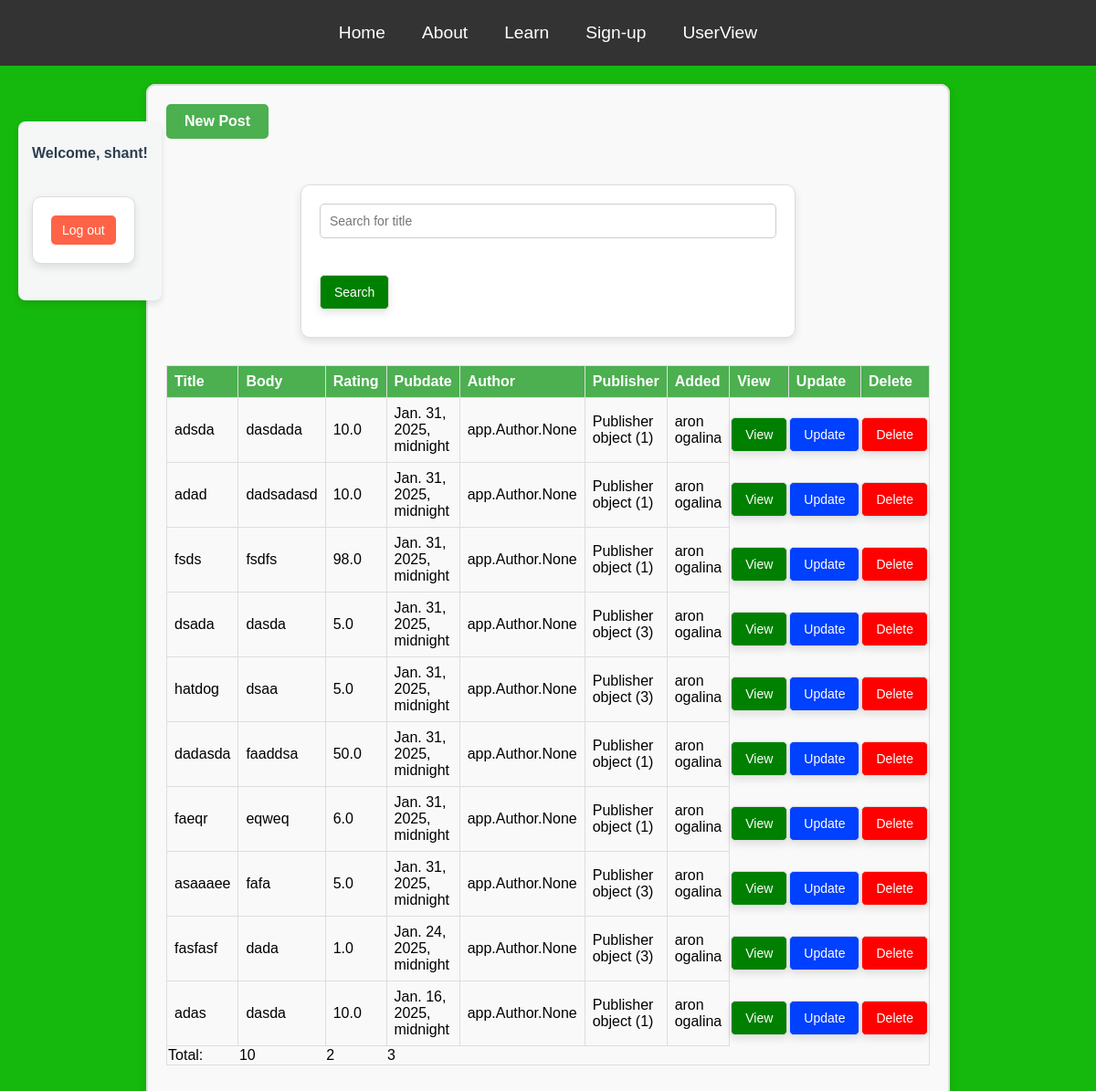
The page /content-list/ (signed in) on the database its author committed.
### accounts/models.py (models this page shows)
class CustomUser(AbstractUser):
    age = models.IntegerField(null=True, blank=True)
    phone_number = models.CharField(max_length=20, null=True, blank=True)

### app/models.py (models this page shows, shortened)
class Content(models.Model):
    title = models.CharField(max_length=100)
    user = models.ForeignKey(settings.AUTH_USER_MODEL, on_delete=models.CASCADE)
    body = models.TextField()
    rating = models.FloatField()
    pub_date = models.DateTimeField()
    author = models.ManyToManyField(Author)
    publisher = models.ForeignKey("Publisher", on_delete=models.CASCADE)

class Publisher(models.Model):
    name = models.CharField(max_length=50)
    address = models.CharField(max_length=50)

class Author(models.Model):
    first_name = models.CharField(max_length=50)
    last_name = models.CharField(max_length=50)

### app/views.py (the view)
# urls.py: path('content-list/', ContentListView.as_view(), name='content'),
class ContentListView(LoginRequiredMixin, ListView):
    model = Content
    context_object_name = 'contents'
    template_name = 'app/content_list.html'
    def dispatch(self, request, *args, **kwargs):
        if not request.user.is_superuser:
            return redirect('usercontent')  # Redirect to 'usercontent' if not a superuser
        return super().dispatch(request, *args, **kwargs)
    def get_context_data(self, **kwargs):
        context = super().get_context_data(**kwargs)
        query = self.request.GET.get('q', '')
        if query:
            filtered_contents = Content.objects.filter(title__icontains=query).order_by('-pub_date')
        else:
            filtered_contents = Content.objects.all().order_by('-pub_date')
        context['contents'] = filtered_contents
        context['total_contents'] = filtered_contents.count()  # Filtered total
        context['total_authors'] = Author.objects.count()  # You can adjust this to count authors from filtered content
        context['total_publishers'] = Publisher.objects.count()  # Similarly for publishers
        User = get_user_model()
        context['total_users'] = User.objects.count()  # Adjust to reflect filtered content if needed
        context['search_query'] = query
        return context

### app/templates/app/content_list.html (shortened to what this page needs)
{% extends 'app/base.html' %}
{% load static %}
{% block content %}
<head>
</head>
{% if request.user.is_superuser %}
    <fieldset class="fieldset">
        <a class="newPost" href="{% url 'content_create' %}">New Post</a>
        <br>
        <form method="get" action="{% url 'content' %}">
            <label>
                <input type="text" name="q" placeholder="Search for title" value="{{ search_query }}">
            </label>
            <button type="submit" class="Edit">Search</button>
        </form>
        <table class="table">
            <thead>
                <tr class="tr">
                    <th class="th">Title</th>
                    <th class="th">Body</th>
                    <th class="th">Rating</th>
                    <th class="th">Pubdate</th>
                    <th class="th">Author</th>
                    <th class="th">Publisher</th>
                    <th class="th">Added</th>
                    <th class="th">View</th>
                    <th class="th">Update</th>
                    <th class="th">Delete</th>
                </tr>
            </thead>
            <tbody>
                {% for content in contents %}
                    <tr>
                        <td class="td">{{ content.title }}</td>
                        <td class="td">{{ content.body }}</td>
                        <td class="td">{{ content.rating }}</td>
                        <td class="td">{{ content.pub_date }}</td>
                        <td class="td">{{ content.author }}</td>
                        <td class="td">{{ content.publisher }}</td>
                        <td class="td">
                            {% for author in content.author.all %}
                                {{ author.first_name }} {{ author.last_name }}
                            {% endfor %}
                        </td>
                        <td><a class="Edit" href="{% url 'content_detail' content.pk %}">View</a></td>
                        <td><a class="blue-Update" href="{% url 'content_update' content.pk %}">Update</a></td>
                        <td><a class="Delete" href="{% url 'content_delete' content.pk %}">Delete</a></td>
                    </tr>
                {% empty %}
                    <tr>
                        <td colspan="100">No content found</td>
                    </tr>
                {% endfor %}
            </tbody>
            <tfoot>
                <tr>
                    <td>Total:</td>
                    <td>{{ total_contents }}</td>
                    <td>{{ total_authors }}</td>
                    <td>{{ total_publishers }}</td>
                </tr>
            </tfoot>
        </table>
    </fieldset>
{% endif %}
{% endblock content %}

### app/templates/app/base.html (shortened to what this page needs)
{%load static %}
<!DOCTYPE html>
<html lang="en">
<head>
    <link rel="stylesheet" href="{% static 'css/style.css' %}">
</head>
<body>
    {% include 'app/navbar.html' %}
    {% if user.is_authenticated %}
    <div class="welcome-message">
        <p class="greeting">Welcome, {{ user.username }}!</p>
        <form method="post" action="{% url 'logout' %}" class="logout-form">
            <button  href="{% url 'login' %}" type="submit" class="logout-btn">Log out</button>
        </form>
    </div>
{% else %}
    <div class="login-prompt">
        <p>Are you sure to log-out? <a href="{% url 'login' %}" class="login-link">Log-out</a></p>
    </div>
{% endif %}
    {% block content %}{% endblock %}
</body>
</html>

### app/templates/app/navbar.html
<header class="navbar">
    <a href="{% url 'home' %}">Home</a>
    <a href="{% url 'about' %}">About</a>
    <a href="{% url 'content' %}">Learn</a>
    <a href="{% url 'signup' %}">Sign-up</a>
    <a href="{% url 'usercontent' %}">UserView</a>
</header>

### static/css/style.css (style rules this page uses)
body { background: #5CDB95; }
h1, h2, p { color: #05386B; text-align: center; }
.table, .th, .td { border: 1px solid black; border-collapse: collapse; margin: 20px 0px 20px 0px; }
.newPost { text-align: center; font: bold; }
.navbar { display: flex; justify-content: center; background-color: #333; padding: 15px; }
.navbar a { color: white; text-decoration: none; padding: 10px 20px; font-size: 1.2rem; }
.fieldset { background-color: rgb(228, 228, 228); align-items: center; justify-content: center; }
body { font-family: Arial, sans-serif; background-color: #15b80c; margin: 0; padding: 0; }
fieldset { border: 2px solid #ddd; padding: 20px; margin: 20px; border-radius: 8px; background-color: #fff; box-shadow: 0 2px 10px rgba(0, 0, 0, 0.1); }
a { text-decoration: none; color: inherit; }
.newPost { display: inline-block; background-color: #4CAF50; color: white; padding: 10px 20px; border-radius: 4px; font-size: 16px; font-weight: bold; margin-bottom: 20px; transition: background-color 0.3s ease; }
.fieldset { width: 100%; margin: 20px auto; padding: 20px; border: 2px solid #ddd; border-radius: 10px; background-color: #f9f9f9; box-sizing: border-box; }
.newPost { display: inline-block; padding: 10px 20px; background-color: #4CAF50; color: white; font-size: 16px; font-weight: bold; text-decoration: none; border-radius: 5px; margin-bottom: 20px; }
.table { width: 100%; border-collapse: collapse; margin-top: 20px; max-width: 100%; }
.table, .th, .td { border: 1px solid #ddd; }
.th { background-color: #4CAF50; color: white; text-align: left; padding: 8px; }
.td { padding: 8px; text-align: left; }
.fieldset { border: 2px solid #ddd; border-radius: 10px; padding: 20px; max-width: 400px; width: 100%; }
.Edit { max-width: 800px; margin: 20px auto; padding: 20px; background-color: #fff; border-radius: 10px; box-shadow: 0 4px 8px rgba(0, 0, 0, 0.1); border: 1px solid #ddd; text-decoration: none; color: inherit; transition: color 0.3s ease; display: inline-block; margin-bottom: 10px; font-size: 14px; color: #fff; background-color: green; padding: 10px 15px; text-decoration: none; border-radius: 5px; transition: background-color 0.3s ease; }
.Delete { max-width: 800px; margin: 20px auto; padding: 20px; background-color: #fff; border-radius: 10px; box-shadow: 0 4px 8px rgba(0, 0, 0, 0.1); border: 1px solid #ddd; text-decoration: none; color: inherit; transition: color 0.3s ease; display: inline-block; margin-bottom: 10px; font-size: 14px; color: #fff; background-color: red; padding: 10px 15px; text-decoration: none; border-radius: 5px; transition: background-color 0.3s ease; }
.blue-Update { max-width: 800px; margin: 20px auto; padding: 20px; background-color: #fff; border-radius: 10px; box-shadow: 0 4px 8px rgba(0, 0, 0, 0.1); border: 1px solid #ddd; text-decoration: none; color: inherit; transition: color 0.3s ease; display: inline-block; margin-bottom: 10px; font-size: 14px; color: #fff; background-color: rgb(0, 64, 255); padding: 10px 15px; text-decoration: none; border-radius: 5px; transition: background-color 0.3s ease; }
form { max-width: 500px; margin: 30px auto; padding: 20px; background-color: #fff; border: 1px solid #ddd; border-radius: 10px; box-shadow: 0 4px 8px rgba(0, 0, 0, 0.1); }
form input[type="text"], form textarea, form select { width: 100%; padding: 10px; margin-bottom: 15px; border: 1px solid #ccc; border-radius: 5px; font-size: 14px; box-sizing: border-box; }
form label { font-weight: bold; margin-bottom: 5px; display: block; color: #555; }
.welcome-message { background-color: #f4f7f6; padding: 10px 15px; border-radius: 8px; max-width: 250px; margin: 10px; text-align: left; box-shadow: 0 4px 6px rgba(0, 0, 0, 0.1); position: absolute; top: 10%; left: 10px; }
.greeting { font-size: 16px; font-weight: 600; color: #2d3e50; margin-bottom: 8px; }
.logout-form { display: inline-block; }
.logout-btn { background-color: #ff6347; color: white; padding: 8px 12px; font-size: 14px; border: none; border-radius: 5px; cursor: pointer; transition: background-color 0.3s ease; }

### rows shown on the page
CustomUser: username "shant"
Content: title "adsda", body "dasdada", rating "10.0", pub_date "Jan. 31, 2025, midnight", author "app.Author.None", publisher "Publisher object (1)"
Author: first_name "aron", last_name "ogalina"
Content: title "adad", body "dadsadasd", rating "10.0", pub_date "Jan. 31, 2025, midnight", author "app.Author.None", publisher "Publisher object (1)"
Content: title "fsds", body "fsdfs", rating "98.0", pub_date "Jan. 31, 2025, midnight", author "app.Author.None", publisher "Publisher object (1)"
Content: title "dsada", body "dasda", rating "5.0", pub_date "Jan. 31, 2025, midnight", author "app.Author.None", publisher "Publisher object (3)"
Content: title "hatdog", body "dsaa", rating "5.0", pub_date "Jan. 31, 2025, midnight", author "app.Author.None", publisher "Publisher object (3)"
Content: title "dadasda", body "faaddsa", rating "50.0", pub_date "Jan. 31, 2025, midnight", author "app.Author.None", publisher "Publisher object (1)"
Content: title "faeqr", body "eqweq", rating "6.0", pub_date "Jan. 31, 2025, midnight", author "app.Author.None", publisher "Publisher object (1)"
Content: title "asaaaee", body "fafa", rating "5.0", pub_date "Jan. 31, 2025, midnight", author "app.Author.None", publisher "Publisher object (3)"
Content: title "fasfasf", body "dada", rating "1.0", pub_date "Jan. 24, 2025, midnight", author "app.Author.None", publisher "Publisher object (3)"
Content: title "adas", body "dasda", rating "10.0", pub_date "Jan. 16, 2025, midnight", author "app.Author.None", publisher "Publisher object (1)"

### other values the page prints
{{ total_contents }} "10"
{{ total_authors }} "2"
{{ total_publishers }} "3"
